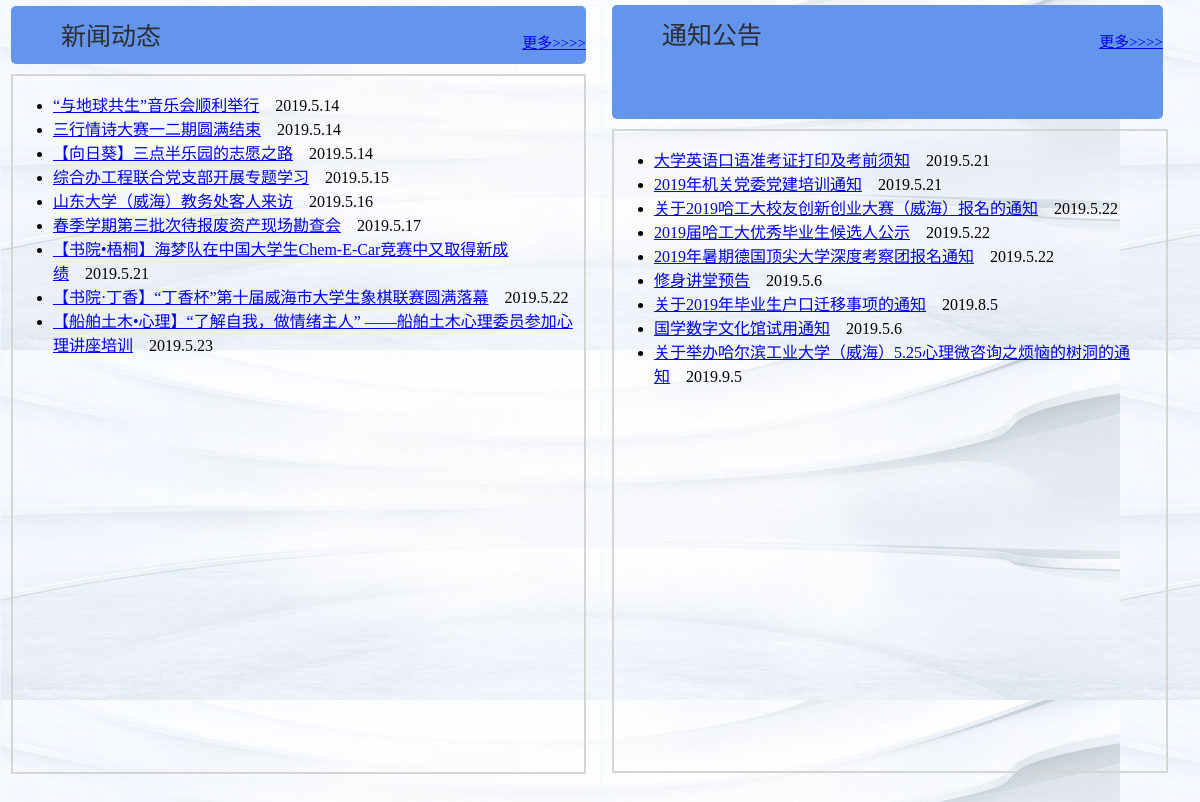
The page /homepage.php on the database its author committed.
### tables this page shows
CREATE TABLE IF NOT EXISTS `tb_news` (
  `news_id` int(10) NOT NULL AUTO_INCREMENT,
  `news_tittle` varchar(50) NOT NULL,
  `news_author` varchar(50) NOT NULL,
  `news_content` varchar(500) NOT NULL,
  `news_time` varchar(50) NOT NULL,
  PRIMARY KEY (`news_id`)
);

CREATE TABLE IF NOT EXISTS `tb_pcard` (
  `pcard_id` int(4) NOT NULL AUTO_INCREMENT,
  `pcard_subject` varchar(50) NOT NULL,
  `pcard_author` varchar(50) NOT NULL,
  `pcard_time` varchar(50) NOT NULL,
  `pcard_content` varchar(500) NOT NULL,
  PRIMARY KEY (`pcard_id`)
);

### conn/conn.php (called while the page is built, shortened)
<?php
class opmysql{
    private $host = 'localhost';
    private $name = 'test';
    private $pwd = '123456';
    private $dBase = 'test';
    private $conn = '';
    private $result = '';
    private $rowsArray = array();
    function init_conn() {
	    $this->conn= @mysqli_connect($this->host,$this->name,$this->pwd,$this->dBase);
	    mysqli_query($this->conn,"set names utf8");
        return $this->conn;
    }
    function mysqli_query_rst($sql){
        $this->result=@mysqli_query($this->conn,$sql);
    }
    function getRowsNum($sql) {
        $this->mysqli_query_rst($sql);
        if(mysqli_errno($this->conn) == 0){
            return @mysqli_num_rows($this->result);
        }else{
            return '';
        }
    }
    function getRowsArray($sql){
        $this->mysqli_query_rst($sql);
        if(mysqli_errno($this->conn) == 0){
            while($row = mysqli_fetch_array($this->result,MYSQLI_ASSOC)){
                $this->rowsArray[] = $row;
            }
            return $this->rowsArray;
        }else{
            return '';
        }
    }
}
$conne = new opmysql();
$conne1 = new opmysql();
?>

### homepage.php (the view, shortened to what this page needs)
<?php
include("conn/conn.php");
?>
<body background="beijing.jpg">
<link rel="stylesheet" type="text/css" href="css/homepage.css">
<div class="left" style="height:100%">
	<div id="newstop">
		新闻动态
		<div style="float: right;font-size:15px;margin-top:15px">
			<a href="allnews.php">更多>>>></a>
		</div>
	</div>
	<div id="newsblock">
		<ul>
			<?php
				$sql="select * from tb_news  order by news_id desc limit 10";
				$row=$conne->getRowsArray($sql);
				$num=-1;
				$ber=$conne->getRowsNum($sql);
				while($num++<8&&$ber-->0){
                    $id0 = $row[$num]['news_id'];
					echo '<li><a class="tt" target="_blank" href="news.php?id0='.$id0.'">'. $row[$num]['news_tittle'] .'</a>&nbsp;&nbsp;&nbsp;&nbsp;'.$row[$num]['news_time'].'</li>';
				}
			?>
		</ul>
	</div>
</div>
<div class="right" style="height:100%">
		<div id="noticetop">
			通知公告
			<div style="float: right;font-size:15px;margin-top:15px">
				<a href="allnews.php">更多>>>></a>
			</div>
		</div>
		<div id="noticeblock">
			<ul>
				<?php
					$sql1="select * from tb_pcard  order by pcard_id desc limit 10";
					$row1=$conne1->getRowsArray($sql1);
					$num1=-1;
					$ber1=$conne1->getRowsNum($sql1);
					while($num1++<8&&$ber1-->0){
					    $id = $row1[$num1]['pcard_id'];
						echo '<li><a class="tt" target="_blank" href="pcard.php?id='.$id.'">'. $row1[$num1]['pcard_subject'] .'</a>&nbsp;&nbsp;&nbsp;&nbsp;'.$row1[$num1]['pcard_time'].'</li>';
					}
				?>
			</ul>
		</div>
</div>
</body>

### css/homepage.css (style rules this page uses)
.left { float: left; border:1px solid aliceblue; width: 50%; height:99%; margin-top: 5px; }
.right { float: left; width: 48%; height:99%; margin-top: 5px; }
html,body { height:100% }
body { margin: 0px; }
#newstop { border-radius:5px 5px 5px 5px; background-color: cornflowerblue; font-family: "Microsoft YaHei UI"; font-size: 25px; color: #2B2E33; height:6%; margin-left: 10px; margin-right: 15px; padding-top: 10px; padding-left: 50px; }
#newsblock { margin-left: 10px; margin-top: 10px; margin-right: 15px; border: 2px solid #D5D5D5; height:87%; }
#noticetop { border-radius:5px 5px 5px 5px; background-color: cornflowerblue; font-family: "Microsoft YaHei UI"; font-size: 25px; color: #2B2E33; height:13%; margin-left: 10px; margin-right: 15px; padding-top: 10px; padding-left: 50px; }
#noticeblock { margin-left: 10px; margin-top: 10px; margin-right: 10px; border: 2px solid #D5D5D5; height:80%; }

### rows shown on the page
tb_news: news_tittle "“与地球共生”音乐会顺利举行", news_time "2019.5.14"
tb_news: news_tittle "三行情诗大赛一二期圆满结束", news_time "2019.5.14"
tb_news: news_tittle "【向日葵】三点半乐园的志愿之路", news_time "2019.5.14"
tb_news: news_tittle "综合办工程联合党支部开展专题学习", news_time "2019.5.15"
tb_news: news_tittle "山东大学（威海）教务处客人来访", news_time "2019.5.16"
tb_news: news_tittle "春季学期第三批次待报废资产现场勘查会", news_time "2019.5.17"
tb_news: news_tittle "【书院•梧桐】海梦队在中国大学生Chem-E-Car竞赛中又取得新成绩", news_time "2019.5.21"
tb_news: news_tittle "【书院·丁香】“丁香杯”第十届威海市大学生象棋联赛圆满落幕", news_time "2019.5.22"
tb_news: news_tittle "【船舶土木•心理】“了解自我，做情绪主人” ——船舶土木心理委员参加心理讲座培训", news_time "2019.5.23"
tb_pcard: pcard_subject "大学英语口语准考证打印及考前须知", pcard_time "2019.5.21"
tb_pcard: pcard_subject "2019年机关党委党建培训通知", pcard_time "2019.5.21"
tb_pcard: pcard_subject "关于2019哈工大校友创新创业大赛（威海）报名的通知", pcard_time "2019.5.22"
tb_pcard: pcard_subject "2019届哈工大优秀毕业生候选人公示", pcard_time "2019.5.22"
tb_pcard: pcard_subject "2019年暑期德国顶尖大学深度考察团报名通知", pcard_time "2019.5.22"
tb_pcard: pcard_subject "修身讲堂预告", pcard_time "2019.5.6"
tb_pcard: pcard_subject "关于2019年毕业生户口迁移事项的通知", pcard_time "2019.8.5"
tb_pcard: pcard_subject "国学数字文化馆试用通知", pcard_time "2019.5.6"
tb_pcard: pcard_subject "关于举办哈尔滨工业大学（威海）5.25心理微咨询之烦恼的树洞的通知", pcard_time "2019.9.5"
